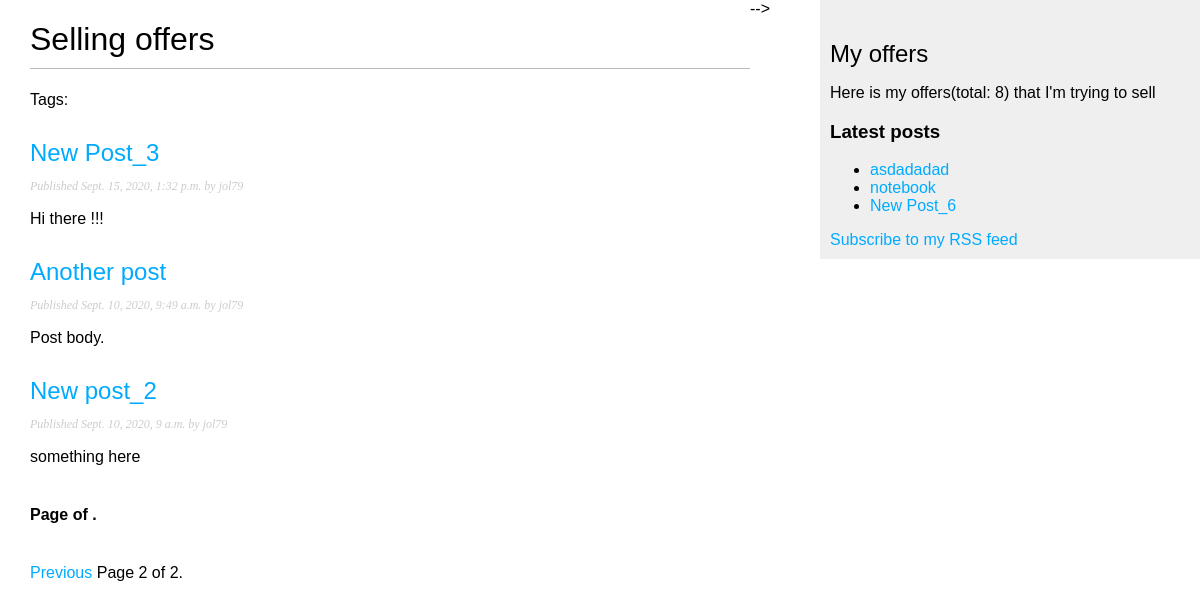
The page /blog/?page=2 on the database as committed earlier.
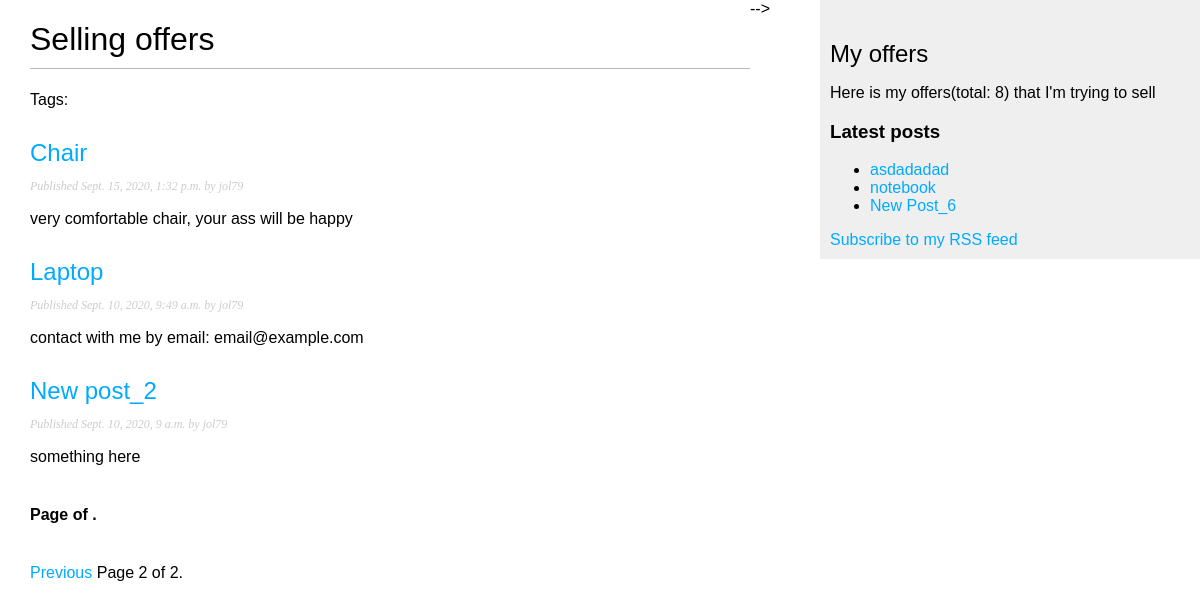
The same page on the database as committed later.
### blog/models.py (models this page shows, shortened)
class Post(models.Model):
    STATUS_CHOICES = (
        ('draft', 'Draft'),
        ('published', 'Published'),
    )
    title = models.CharField(max_length=250)
    slug = models.SlugField(max_length=250,
                            unique_for_date='publish')
    author = models.ForeignKey(User,
                               on_delete=models.CASCADE,
                               related_name='blog_posts')
    body = models.TextField()
    publish = models.DateTimeField(default=timezone.now)
    created = models.DateTimeField(auto_now_add=True)
    updated = models.DateTimeField(auto_now=True)
    status = models.CharField(max_length=10,
                              choices=STATUS_CHOICES,
                              default='draft')
    objects = models.Manager()
    published = PublishedManager()
    tags = TaggableManager()
    def get_absolute_url(self):
        return reverse('blog:post_detail',
                       args=[self.publish.year,
                             self.publish.month,
                             self.publish.day,
                             self.slug])
    class Meta:
        ordering = ['-publish']

### blog/views.py (the view)
# urls.py: path('', views.PostListView.as_view(), name='post_list'),
class PostListView(ListView):
    queryset = Post.published.all()
    context_object_name = 'posts'
    paginate_by = 5
    template_name = 'blog/post/list.html'

### blog/models.py (called while the page is built)
    def get_queryset(self):
        return super(PublishedManager,
                     self).get_queryset()\
                          .filter(status="published")

### blog/templatetags/blog_tags.py (called while the page is built)
@register.filter(name="markdown")
def markdown_format(text):
    return mark_safe(markdown.markdown(text))

@register.simple_tag
def total_posts():
    return Post.published.count()

@register.inclusion_tag('blog/post/latest_posts.html')
def show_latest_posts(count=5):
    latest_posts = Post.published.order_by('-publish')[:count]
    return {'latest_posts': latest_posts}

### blog/templates/blog/post/list.html (shortened to what this page needs)
{% extends "blog/base.html" %}
{% load blog_tags %}
{% block content %}
    <h1>Selling offers</h1>
    <p class="tags">
        Tags: {{ post.tags.all|join:", " }}
    </p>
    {% for post in posts %}
        <h2>
            <a href="{{ post.get_absolute_url }}">
                {{ post.title }}
            </a>
        </h2>
        <p class="date">
            Published {{ post.publish }} by {{ post.author}}
        </p>
        {{ post.body|markdown|truncatewords_html:30 }}
    {% endfor %}
    {% include "pagination.html" with page=posts %}
{% endblock %}

### blog/templates/blog/base.html (shortened to what this page needs)
{% load static %}
{% load blog_tags %}
<!DOCTYPE html>
<html lang="en">
<head>
    <link href="{% static 'css/blog.css' %}" rel="stylesheet">
</head>
<body>
    <div id="content">
        {% block content %}
        {% endblock %}
    <div id="sidebar">
        <h2>My offers</h2>
        <p>Here is my offers(total: {% total_posts %}) that I'm trying to sell</p>
        <h3>Latest posts</h3>
        {% show_latest_posts 3 %}
        <a href="{% url "blog:post_feed" %}">
            Subscribe to my RSS feed
        </a>
    </div>
</body>
</html>

### blog/templates/pagination.html (shortened to what this page needs)
<div class="pagination">
    <span class="step-links">
        {% if page.has_previous %}
            <a href="?page={{ page.previous_page_number ">
                Previous
            </a>
        {% endif %}
    </span>
    <span class="current">
        Page {{ page.number }} of {{ page.paginator.num_pages }}.
    </span>
</div>

### blog/templates/blog/post/latest_posts.html
<ul>
    {% for post in latest_posts %}
        <li>
            <a href="{{ post.get_absolute_url }}">
                {{ post.title }}
            </a>
        </li>
    {% endfor %}
</ul>

### blog/static/css/blog.css (style rules this page uses)
body { margin:0; padding:0; font-family:helvetica, sans-serif; }
a { color:#00abff; text-decoration:none; }
h1 { font-weight:normal; border-bottom:1px solid #bbb; padding:0 0 10px 0; }
h2 { font-weight:normal; margin:30px 0 0; }
#content { float:left; width:60%; padding:0 0 0 30px; }
#sidebar { float:right; width:30%; padding:10px; background:#efefef; height:100%; }
p.date { color:#ccc; font-family: georgia, serif; font-size: 12px; font-style: italic; }
.pagination { margin:40px 0; font-weight:bold; }

Rows that differ between the two databases and show on the page:
changed Post: title "New Post_3" → "Chair"; body "Hi there !!!" → "very comfortable chair, your ass will be happy"
changed Post: title "Another post" → "Laptop"; body "Post body." → "contact with me by email: email@example.com"
